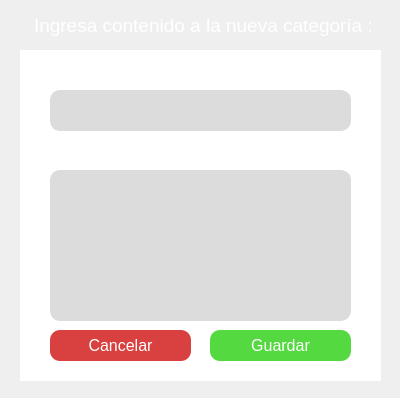
<?xml version="1.0" encoding="UTF-8"?>
<ui version="4.0">
 <class>Dialog</class>
 <widget class="QDialog" name="Dialog">
  <property name="geometry">
   <rect>
    <x>0</x>
    <y>0</y>
    <width>400</width>
    <height>398</height>
   </rect>
  </property>
  <property name="windowTitle">
   <string>Dialog</string>
  </property>
  <widget class="QLabel" name="label">
   <property name="geometry">
    <rect>
     <x>0</x>
     <y>0</y>
     <width>401</width>
     <height>401</height>
    </rect>
   </property>
   <property name="text">
    <string/>
   </property>
   <property name="pixmap">
    <pixmap>../images/background_collection_1.png</pixmap>
   </property>
  </widget>
  <widget class="QLabel" name="label_6">
   <property name="geometry">
    <rect>
     <x>20</x>
     <y>0</y>
     <width>361</width>
     <height>51</height>
    </rect>
   </property>
   <property name="font">
    <font>
     <pointsize>-1</pointsize>
    </font>
   </property>
   <property name="styleSheet">
    <string notr="true">QLabel {
   
    color: white;
    font-size: 19px; /* Tamaño del texto */
    padding: 9px; /* Espaciado interno */
}</string>
   </property>
   <property name="text">
    <string>Ingresa contenido a la nueva categoría :</string>
   </property>
  </widget>
  <widget class="QLabel" name="label_2">
   <property name="geometry">
    <rect>
     <x>20</x>
     <y>50</y>
     <width>361</width>
     <height>331</height>
    </rect>
   </property>
   <property name="styleSheet">
    <string notr="true">QLabel {
    background: #ffffff;
    
    font-size: 20px; /* Tamaño del texto */
    padding: 9px; /* Espaciado interno */
}</string>
   </property>
   <property name="text">
    <string/>
   </property>
   <property name="pixmap">
    <pixmap>../images/background_collection_2.png</pixmap>
   </property>
  </widget>
  <widget class="QTextEdit" name="inputtext_create_cat_2">
   <property name="geometry">
    <rect>
     <x>50</x>
     <y>90</y>
     <width>301</width>
     <height>41</height>
    </rect>
   </property>
   <property name="styleSheet">
    <string notr="true">QTextEdit {
    font-size: 14pt;
    font-family: Helvetica;
}

QTextEdit:hover {
    border: 1px solid blue;
    border-radius: 9px;
}

QTextEdit {
                border-radius: 10px;
                background-clip: border;
                background-color: rgb(220, 220,220);
                color: rgb(0, 0, 0);
                font: 13pt Vazir;
                border:0.5px solid;
                border-color: rgb(220, 220,220);
                font-family: Helvetica;
                font-size: 14pt;
            }

</string>
   </property>
  </widget>
  <widget class="QPushButton" name="guardar">
   <property name="geometry">
    <rect>
     <x>210</x>
     <y>330</y>
     <width>141</width>
     <height>31</height>
    </rect>
   </property>
   <property name="font">
    <font>
     <pointsize>-1</pointsize>
    </font>
   </property>
   <property name="mouseTracking">
    <bool>true</bool>
   </property>
   <property name="styleSheet">
    <string notr="true">QPushButton {
    background-color: #55d940;
    border-radius: 10px;
    color: white;
    font-size: 16px; /* Tamaño del texto */
    padding: 8px; /* Espaciado interno */
}
QPushButton:pressed {
    background-color: #ffffff;
    color: black;
}
QPushButton:hover {
   border: 1px solid blue;
}
</string>
   </property>
   <property name="text">
    <string>Guardar</string>
   </property>
  </widget>
  <widget class="QPushButton" name="cancelar">
   <property name="geometry">
    <rect>
     <x>50</x>
     <y>330</y>
     <width>141</width>
     <height>31</height>
    </rect>
   </property>
   <property name="font">
    <font>
     <pointsize>-1</pointsize>
    </font>
   </property>
   <property name="mouseTracking">
    <bool>true</bool>
   </property>
   <property name="styleSheet">
    <string notr="true">QPushButton {
    background-color: #d94040;
    border-radius: 10px;
    color: white;
    font-size: 16px; /* Tamaño del texto */
    padding: 8px; /* Espaciado interno */
}
QPushButton:pressed {
    background-color: #ffffff;
    color: black;
}
QPushButton:hover {
   border: 1px solid blue;
}
</string>
   </property>
   <property name="text">
    <string>Cancelar</string>
   </property>
  </widget>
  <widget class="QTextEdit" name="inputtext_create_cat_3">
   <property name="geometry">
    <rect>
     <x>50</x>
     <y>170</y>
     <width>301</width>
     <height>151</height>
    </rect>
   </property>
   <property name="styleSheet">
    <string notr="true">QTextEdit {
    font-size: 13pt;
   
}

QTextEdit:hover {
    border: 1px solid blue;
    border-radius: 9px;
}

QTextEdit {
                border-radius: 10px;
                background-clip: border;
                background-color: rgb(220, 220,220);
                color: rgb(0, 0, 0);
                font: 12pt Vazir;
                border:0.5px solid;
                border-color: rgb(220, 220,220);
                font-family: Swiss;
                font-size: 12pt;
            }

</string>
   </property>
  </widget>
  <widget class="QLabel" name="label_7">
   <property name="geometry">
    <rect>
     <x>40</x>
     <y>50</y>
     <width>71</width>
     <height>41</height>
    </rect>
   </property>
   <property name="font">
    <font>
     <pointsize>-1</pointsize>
    </font>
   </property>
   <property name="styleSheet">
    <string notr="true">QLabel {
   
    color: white;
    font-size: 15px; /* Tamaño del texto */
    padding: 9px; /* Espaciado interno */
}</string>
   </property>
   <property name="text">
    <string>Tema:</string>
   </property>
  </widget>
  <widget class="QLabel" name="label_8">
   <property name="geometry">
    <rect>
     <x>40</x>
     <y>130</y>
     <width>111</width>
     <height>41</height>
    </rect>
   </property>
   <property name="font">
    <font>
     <pointsize>-1</pointsize>
    </font>
   </property>
   <property name="styleSheet">
    <string notr="true">QLabel {
   
    color: white;
    font-size: 15px; /* Tamaño del texto */
    padding: 9px; /* Espaciado interno */
}</string>
   </property>
   <property name="text">
    <string>Descripción:</string>
   </property>
  </widget>
  <widget class="QLabel" name="label_9">
   <property name="geometry">
    <rect>
     <x>170</x>
     <y>50</y>
     <width>81</width>
     <height>41</height>
    </rect>
   </property>
   <property name="font">
    <font>
     <pointsize>-1</pointsize>
    </font>
   </property>
   <property name="styleSheet">
    <string notr="true">QLabel {
   
    color: white;
    font-size: 12px; /* Tamaño del texto */
    padding: 9px; /* Espaciado interno */
}</string>
   </property>
   <property name="text">
    <string>Categoría:</string>
   </property>
  </widget>
  <widget class="QLabel" name="data_category">
   <property name="geometry">
    <rect>
     <x>240</x>
     <y>50</y>
     <width>131</width>
     <height>41</height>
    </rect>
   </property>
   <property name="font">
    <font>
     <pointsize>-1</pointsize>
     <weight>75</weight>
     <bold>true</bold>
    </font>
   </property>
   <property name="styleSheet">
    <string notr="true">QLabel {
   
    color: white;
    font-size: 11px; /* Tamaño del texto */
    font-weight: bold;
   
}</string>
   </property>
   <property name="text">
    <string/>
   </property>
  </widget>
 </widget>
 <resources/>
 <connections/>
</ui>
